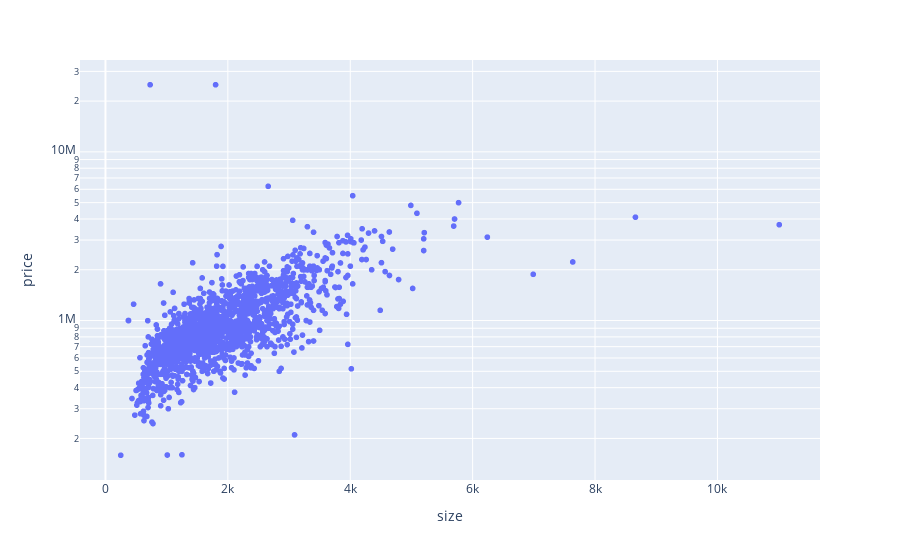

Notebook cell for this chart:
### Code cell
px.scatter(house,x="size",y="price",log_y=True)

### Figure 1 — Plotly figure (JSON) as saved in the notebook; plotly's stock layout.template omitted (floating-point values rounded to 4 significant figures; data arrays with more than 128 entries replaced by an {"elided": "..."} marker saying what was removed)
{"data": [{"hovertemplate": "size=%{x}<br>price=%{y}<extra></extra>", "legendgroup": "", "marker": {"color": "#636efa", "symbol": "circle"}, "mode": "markers", "name": "", "showlegend": false, "type": "scattergl", "x": {"elided": "1669 int values"}, "xaxis": "x", "y": {"elided": "1669 int values"}, "yaxis": "y"}], "layout": {"legend": {"tracegroupgap": 0}, "margin": {"t": 60}, "xaxis": {"anchor": "y", "domain": [0, 1], "title": {"text": "size"}}, "yaxis": {"anchor": "x", "domain": [0, 1], "title": {"text": "price"}, "type": "log"}}}
